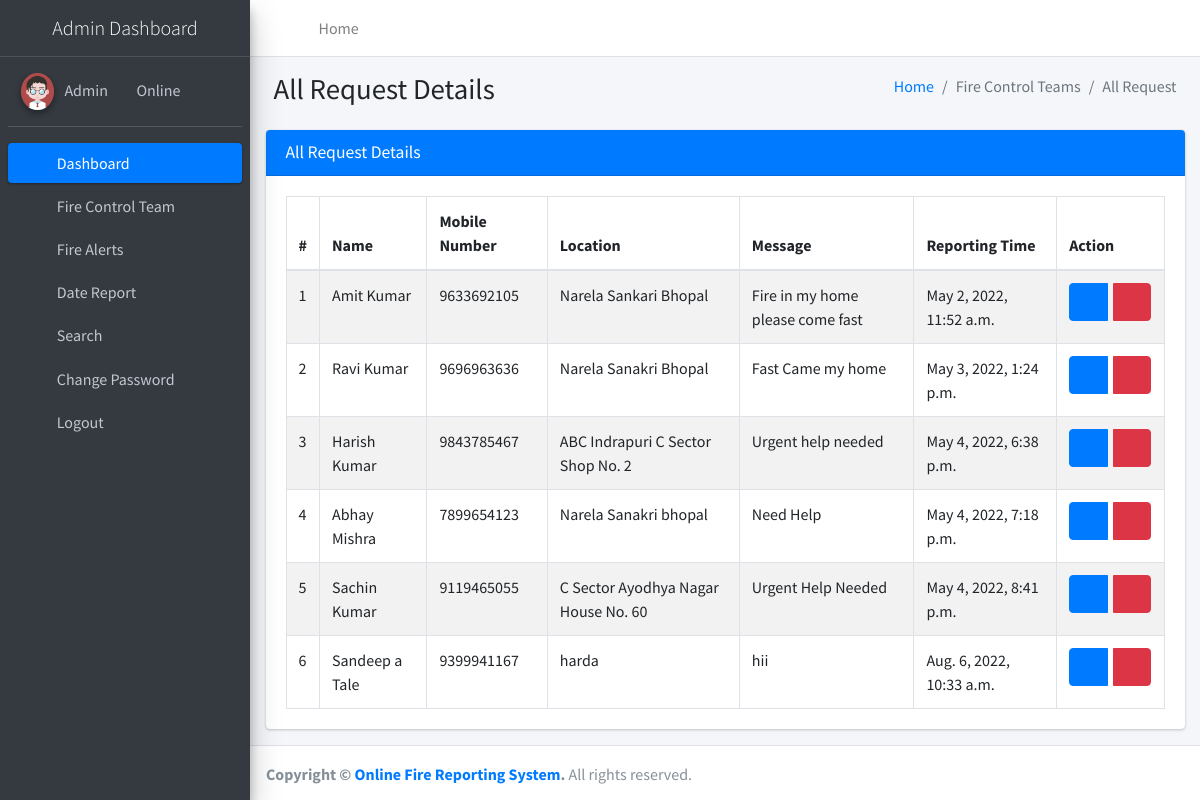
The app's page /allRequest (signed in) with its own data.
### firereport/models.py (models this page shows, shortened)
class Firereport(models.Model):
    FullName = models.CharField(max_length=250, null=True)
    MobileNumber = models.CharField(max_length=12, null=True)
    Location = models.CharField(max_length=200, null=True)
    Message = models.CharField(max_length=200, null=True)
    AssignTo = models.ForeignKey(Teams, on_delete=models.CASCADE, null=True)
    Status = models.CharField(max_length=150, null=True)
    Postingdate = models.DateTimeField(auto_now_add=True)
    AssignedTime = models.CharField(max_length=150, null=True)
    UpdationDate = models.DateTimeField(null=True)

### firereport/views.py (the view)
# urls.py: path('allRequest', allRequest, name='allRequest'),
def allRequest(request):
    if not request.user.is_authenticated:
        return redirect('admin_login')
    firereport = Firereport.objects.all()
    return render(request, 'admin/allRequest.html', locals())

### firereport/templates/admin/allRequest.html
{% extends 'adminNavbar.html' %}
{% block main %}
{% load static %}
<section class="content">
    <div class="content-header">
        <div class="container-fluid">
            <div class="row mb-2">
                <div class="col-sm-6">
                    <h1 class="m-0">All Request Details</h1>
                </div>
                <div class="col-sm-6">
                    <ol class="breadcrumb float-sm-right">
                        <li class="breadcrumb-item"><a href="{% url 'dashboard' %}">Home</a></li>
                        <li class="breadcrumb-item active">Fire Control Teams</li>
                        <li class="breadcrumb-item active">All Request</li>
                    </ol>
                </div>
            </div>
        </div>
    </div>
    <div class="container-fluid">
        <div class="row">
            <div class="col-md-12">
                <div class="card card-primary">
                    <div class="card-header">
                        <h3 class="card-title">All Request Details</h3>
                    </div>
                    <div class="card-body">
                        <table id="example1" class="table table-bordered table-striped">
                            <thead>
                            <tr>
                                <th>#</th>
                                <th>Name</th>
                                <th>Mobile Number</th>
                                <th>Location</th>
                                <th>Message</th>
                                <th>Reporting Time</th>
                                <th>Action</th>
                            </tr>
                            </thead>
                            <tbody>
                            {% for i in firereport %}
                            <tr>
                                <td>{{forloop.counter}}</td>
                                <td>{{i.FullName}}</td>
                                <td>{{i.MobileNumber}}</td>
                                <td>{{i.Location}}</td>
                                <td>{{i.Message}}</td>
                                <td>{{i.Postingdate}}</td>
                                <td>
                                    <div class="btn-group">
                                        <a class="btn btn-primary" href="{% url 'viewRequestDetails' i.id %}"><i class="fa fa-eye"></i></a> &nbsp;&nbsp;
                                        <a class="btn btn-danger" onclick="return confirm('Are you sure to Delete ?')" href="{% url 'deleteRequest' i.id %}"><i
                                            class="fa fa-trash-alt"></i></a>
                                    </div>
                                </td>
                            </tr>
                            {% endfor %}
                            </tbody>
                        </table>
                    </div>
                </div>
            </div>
        </div>
    </div>
</section>
{% endblock %}

### firereport/templates/adminNavbar.html (shortened to what this page needs)
{% load static %}
<!DOCTYPE html>
<html lang="en">
<head>
<link rel="stylesheet"
	href="{% static 'plugins/fontawesome-free/css/all.min.css' %}">
<link rel="stylesheet"
	href="https://code.ionicframework.com/ionicons/2.0.1/css/ionicons.min.css">
<link rel="stylesheet"
	href="{% static 'plugins/tempusdominus-bootstrap-4/css/tempusdominus-bootstrap-4.min.css' %}">
<link rel="stylesheet"
	href="{% static 'plugins/icheck-bootstrap/icheck-bootstrap.min.css' %}">
<link rel="stylesheet" href="{% static 'plugins/jqvmap/jqvmap.min.css' %}">
<link rel="stylesheet" href="{% static 'dist/css/adminlte.min.css' %}">
<link rel="stylesheet"
	href="{% static 'plugins/overlayScrollbars/css/OverlayScrollbars.min.css' %}">
<link rel="stylesheet"
	href="{% static 'plugins/daterangepicker/daterangepicker.css' %}">
<link rel="stylesheet"
	href="{% static 'plugins/summernote/summernote-bs4.min.css' %}">
</head>
<body class="hold-transition sidebar-mini layout-fixed">
	<div class="wrapper">
		<nav
			class="main-header navbar navbar-expand navbar-white navbar-light">
			<ul class="navbar-nav">
				<li class="nav-item"><a class="nav-link" data-widget="pushmenu"
					href="#" role="button"><i class="fas fa-bars"></i></a></li>
				<li class="nav-item d-none d-sm-inline-block"><a
					href="{% url 'dashboard' %}" class="nav-link">Home</a></li>
			</ul>
			<ul class="navbar-nav ml-auto">
				<li class="nav-item"><a class="nav-link"
					data-widget="fullscreen" href="#" role="button"> <i
						class="fas fa-expand-arrows-alt"></i>
				</a></li>
				<li class="nav-item"><a class="nav-link"
					data-widget="control-sidebar" data-controlsidebar-slide="true"
					href="#" role="button"> <i class="fas fa-th-large"></i>
				</a></li>
			</ul>
		</nav>
		<aside class="main-sidebar sidebar-dark-primary elevation-4">
			<a href="#" class="brand-link"> <img src=""
				<center><span class="brand-text font-weight-light">Admin Dashboard</span></center>
			</a>
			<div class="sidebar">
				<div class="user-panel mt-3 pb-3 mb-3 d-flex">
					<div class="image">
						<img src="{% static 'dist/img/user2-160x160.jpg' %}"
							class="img-circle elevation-2" alt="User Image">
					</div>
					<div class="info">
						<a href="#">Admin &nbsp;&nbsp;</a> <a href="#"><i
							class="fa fa-circle text-success"></i> Online</a>
					</div>
				</div>
				<nav class="mt-2">
					<ul class="nav nav-pills nav-sidebar flex-column"
						data-widget="treeview" role="menu" data-accordion="false">
						<li class="nav-item"><a href="{% url 'dashboard' %}"
							class="nav-link active"> <i
								class="nav-icon fas fa-tachometer-alt"></i>
								<p>Dashboard</p>
						</a></li>
						<li class="nav-item">
							<a href="#" class="nav-link"> <i class="nav-icon fas fa-th"></i>
								<p> Fire Control Team <i class="fas fa-angle-left right"></i> </p>
							</a>
						</li>
						<li class="nav-item">
							<a href="#" class="nav-link"> <i class="nav-icon fas fa-tree"></i>
								<p>Fire Alerts <i class="fas fa-angle-left right"></i></p>
							</a>
						</li>
						<li class="nav-item"><a href="{% url 'dateReport' %}"
							class="nav-link"> <i class="nav-icon fas fa-calendar-alt"></i>
								<p>Date Report</p>
						</a></li>
						<li class="nav-item"><a href="{% url 'search' %}"
							class="nav-link"> <i class="nav-icon fas fa-search"></i>
								<p>Search</p>
						</a></li>
						<li class="nav-item"><a href="{% url 'changePassword' %}"
							class="nav-link"> <i class="nav-icon fas fa-cogs"></i>
								<p>Change Password</p>
						</a></li>
						<li class="nav-item"><a href="/logout" class="nav-link">
								<i class="nav-icon fas fa-power-off"></i>
								<p>Logout</p>
						</a></li>
					</ul>
				</nav>
			</div>
		</aside>
		<div class="content-wrapper">
			{% block main %}
			{% endblock %}
		</div>
		<footer class="main-footer">
			<strong>Copyright &copy; <a href="#">Online Fire Reporting System</a>.
			</strong> All rights reserved.
		</footer>
	</div>
</body>
</html>

### records on screen
Firereport: FullName "Amit Kumar", MobileNumber "9633692105", Location "Narela Sankari Bhopal", Message "Fire in my home please come fast", Postingdate "May 2, 2022, 11:52 a.m."
Firereport: FullName "Ravi Kumar", MobileNumber "9696963636", Location "Narela Sanakri Bhopal", Message "Fast Came my home", Postingdate "May 3, 2022, 1:24 p.m."
Firereport: FullName "Harish Kumar", MobileNumber "9843785467", Location "ABC Indrapuri C Sector Shop No. 2", Message "Urgent help needed", Postingdate "May 4, 2022, 6:38 p.m."
Firereport: FullName "Abhay Mishra", MobileNumber "7899654123", Location "Narela Sanakri bhopal", Message "Need Help", Postingdate "May 4, 2022, 7:18 p.m."
Firereport: FullName "Sachin Kumar", MobileNumber "9119465055", Location "C Sector Ayodhya Nagar House No. 60", Message "Urgent Help Needed", Postingdate "May 4, 2022, 8:41 p.m."
Firereport: FullName "Sandeep a Tale", MobileNumber "9399941167", Location "harda", Message "hii", Postingdate "Aug. 6, 2022, 10:33 a.m."
